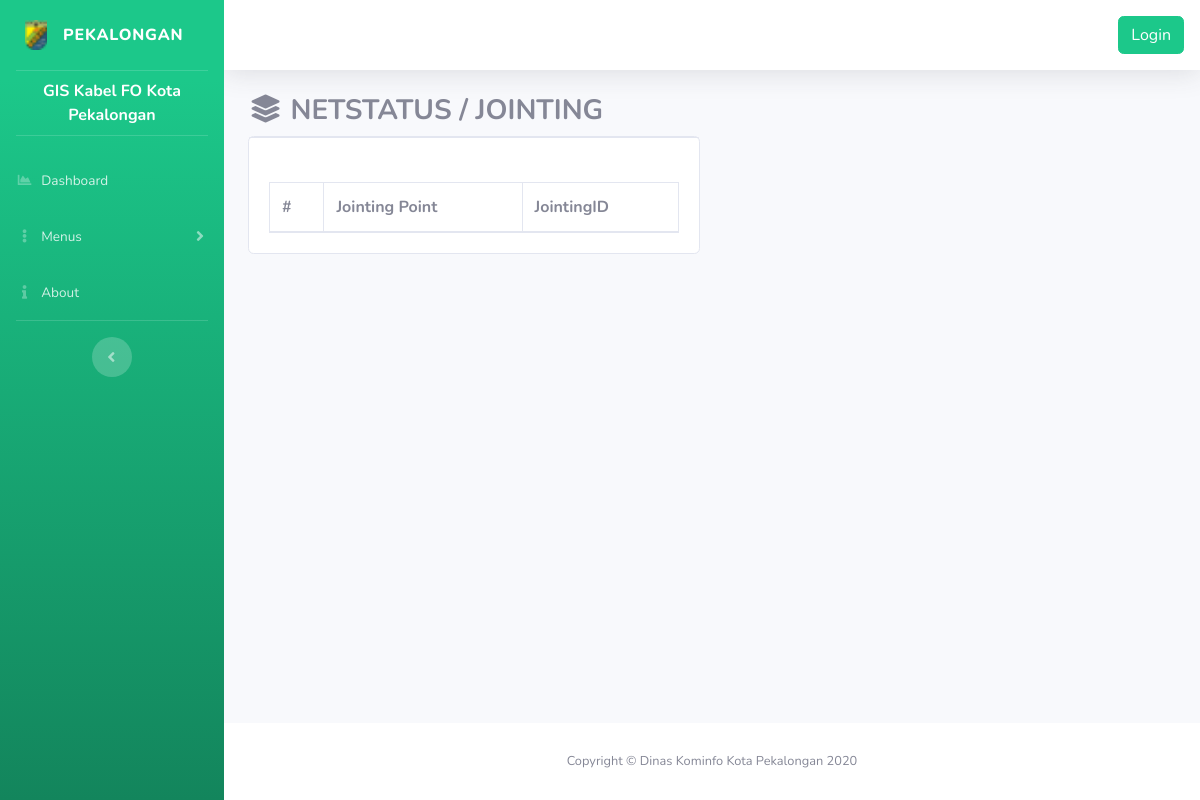
The page /index.php/netstatus/jointing on the database as committed earlier.
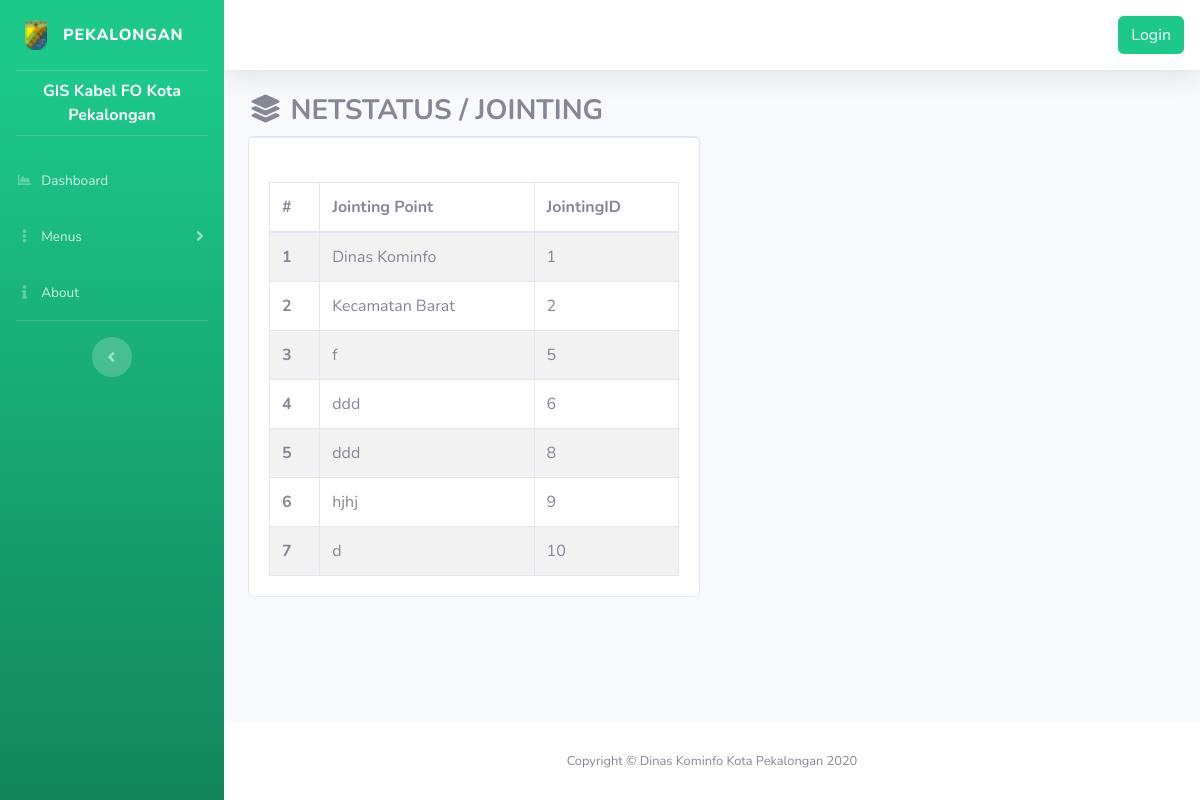
The same page on the database as committed later.
### tables this page shows
CREATE TABLE `desc` (
  `id` int(11) NOT NULL,
  `name` varchar(255) NOT NULL,
  `desc` text NOT NULL
);

CREATE TABLE `jointing` (
  `id` int(4) NOT NULL,
  `jointing` varchar(25) NOT NULL
);

### index.php (called while the page is built, shortened)
<?php
require_once BASEPATH.'core/CodeIgniter.php';

### application/models/Home_model.php (called while the page is built, shortened)
<?php
class Home_model extends CI_Model {
	public function jointing(){
		$data = $this->db->query("SELECT * FROM jointing");
		return $data->result_array();
	}
}

### application/views/home/jointing.php (the view, shortened to what this page needs)
<div class="container-fluid">
	<h3><strong><span><?= $icon ?></span> <?= $title ?></strong></h3>
	<section class="content">
		<div class="row">
			<div class="col-lg-6 col-md-12 col-sm-12">
				<div class="box-body">
					<div class="card">
						<div class="card-header d-flex p-0">
						</div>
						<div class="card-body">
							<div class="tab-content">
								<br>
								<div class="table-wrapper-scroll-y my-custom-scrollbar">
									<table class="table table-bordered table-striped mb-0">
										<thead>
											<tr>
												<th scope="col">#</th>
												<th scope="col">Jointing Point</th>
												<th scope="col">JointingID</th>
											</tr>
										</thead>
										<tbody>
											<?php $i = 1; ?>
											<?php foreach ($jointing as $j) : ?>
												<tr>
													<th scope="row"><?= $i; ?></th>
													<td><?php echo $j['jointing'] ?></td>
													<td><?php echo $j['id'] ?></td>
												</tr>
												<?php $i++; ?>
											<?php endforeach; ?>
										</tbody>
									</table>
								</div>
							</div>
						</div>
					</div>
				</div>
			</div>
		</section>
	</div>
</div>

### application/controllers/Netstatus.php (shortened to what this page needs)
<?php
class Netstatus extends CI_Controller
{
    public function __construct()
    {
        $this->load->model('Home_model');
    }
     public function jointing()
    {
        $data['title'] = 'NETSTATUS / JOINTING';
        $data['icon'] = '<i class="fas fa-fw fa-layer-group"></i>';
        $data['desc'] = $this->db->get_where('desc')->row_array();
        $data['jointing']   = $this->Home_model->jointing();
        $data['active_view']    = "home/jointing";
        $this->load->view('templates/frontend/index', $data);
    }
}

### application/views/templates/frontend/index.php (shortened to what this page needs)
<!DOCTYPE html>
<html lang="en">
<?php $this->load->view('templates/frontend/header'); ?>
<body id="page-top">
  <div id="wrapper">
    <?php $this->load->view('templates/frontend/sidebar'); ?>
    <div id="content-wrapper" class="d-flex flex-column">
      <div id="content">
        <?php $this->load->view('templates/frontend/topbar'); ?>
        <?php $this->load->view($active_view); ?>
        <footer class="sticky-footer bg-white">
         <div class="container my-auto">
           <div class="copyright text-center my-auto">
             <span>Copyright &copy; Dinas Kominfo Kota Pekalongan 2020</span>
           </div>
         </div>
       </footer>
     </div>
   </div>
</html>

### application/views/templates/frontend/header.php (shortened to what this page needs)
<head>
  <link href="<?= base_url('assets/'); ?>vendor/fontawesome-free/css/all.min.css" rel="stylesheet" type="text/css">
  <link href="<?= base_url('assets/'); ?>css/sb-admin-2.min.css" rel="stylesheet">
  <link href="<?php print base_url('lightbox'); ?>/dist/css/lightbox.css" rel="stylesheet">
  </head>

### application/views/templates/frontend/sidebar.php (shortened to what this page needs)
<ul class="navbar-nav bg-gradient-success sidebar sidebar-dark accordion" id="accordionSidebar">
  <a class="sidebar-brand d-flex align-items-center justify-content-center" href="<?php echo base_url(''); ?>">
    <div class="sidebar-brand-icon">
      <img height="30px" src="<?= base_url('/assets/img/fav.ico')?>">
    </div>
    <div class="sidebar-brand-text mx-3">Pekalongan</div>
  </a>
  <hr class="sidebar-divider my-0">
  <li class="nav-item active">
    <center class="mt-2 mb-2 ml-2 mr-2"><b><span style="color: #ffffff"><?= $desc['desc']; ?></b></span></center>
  </li>
  <hr class="sidebar-divider">
  <li class="nav-item">
    <a class="nav-link" href="<?php echo base_url('home'); ?>">
      <i class="fas fa-fw fa-chart-area"></i>
      <span>Dashboard</span></a>
    </li>
    <li class="nav-item">
      <a class="nav-link collapsed" href="#" data-toggle="collapse" data-target="#collapseUtilities" aria-expanded="true" aria-controls="collapseUtilities">
        <i class="fas fa-fw fa-ellipsis-v"></i>
        <span>Menus</span>
      </a>
    </li>
      <li class="nav-item">
        <a class="nav-link" href="<?php echo base_url('about'); ?>">
          <i class="fas fa-fw fa-info"></i>
          <span>About</span></a>
        </li>
        <hr class="sidebar-divider d-none d-md-block">
        <div class="text-center d-none d-md-inline">
          <button class="rounded-circle border-0" id="sidebarToggle"></button>
        </div>
      </ul>

### application/views/templates/frontend/topbar.php (shortened to what this page needs)
<nav class="navbar navbar-expand navbar-light bg-white topbar mb-4 static-top shadow">
  <ul class="navbar-nav ml-auto">
      <a href="<?php echo base_url('auth'); ?>" class="btn btn-success" data-target="#newMenuModal">Login</a>
  </ul>
</nav>

### application/views/templates/frontend/header.php (style rules this page uses)
html, body { height: 100%; margin: 0; padding: 0; }
.my-custom-scrollbar { position: relative; overflow: auto; }
.table-wrapper-scroll-y { display: block; }

Rows that differ between the two databases and show on the page:
added jointing: jointing "Dinas Kominfo", id "1"
added jointing: jointing "Kecamatan Barat", id "2"
added jointing: jointing "f", id "5"
added jointing: jointing "ddd", id "6"
added jointing: jointing "ddd", id "8"
added jointing: jointing "hjhj", id "9"
added jointing: jointing "d", id "10"
